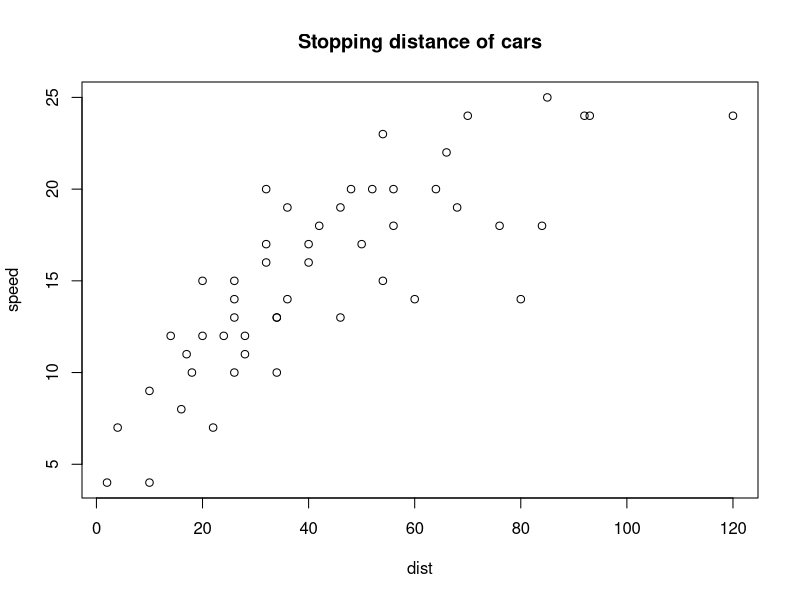
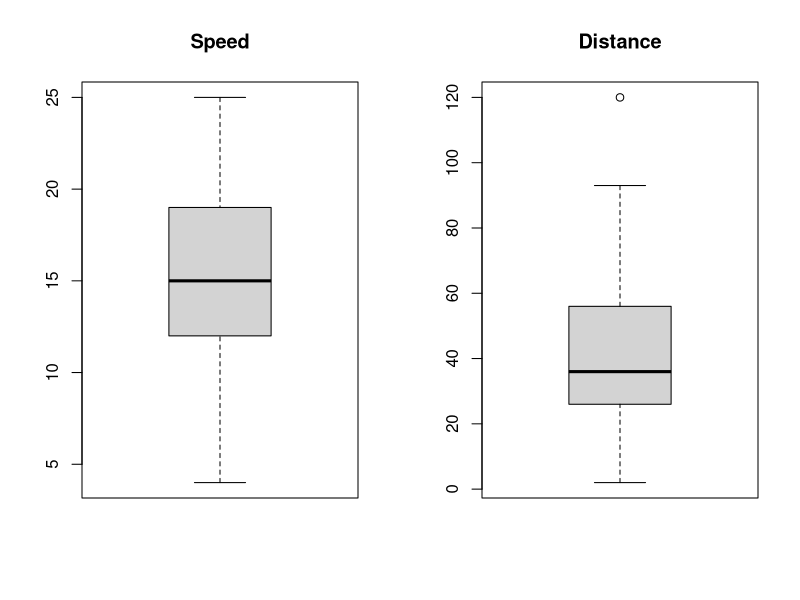
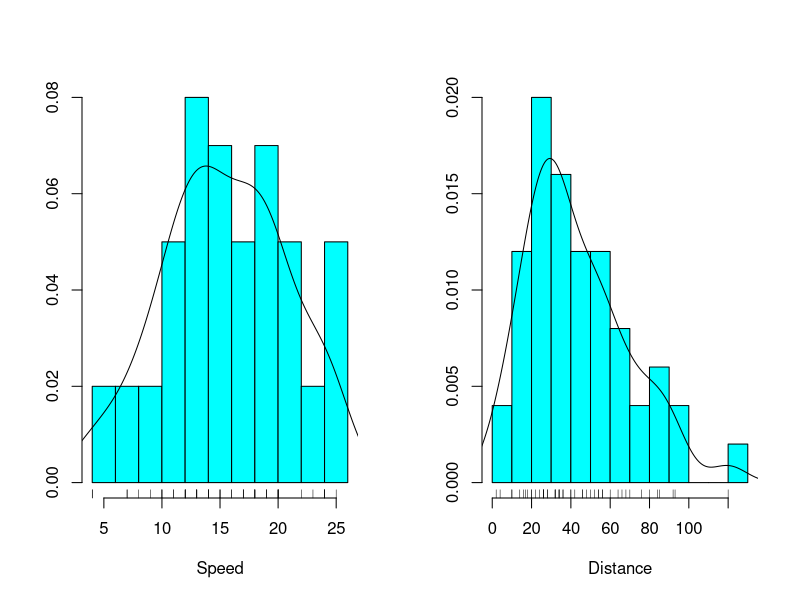
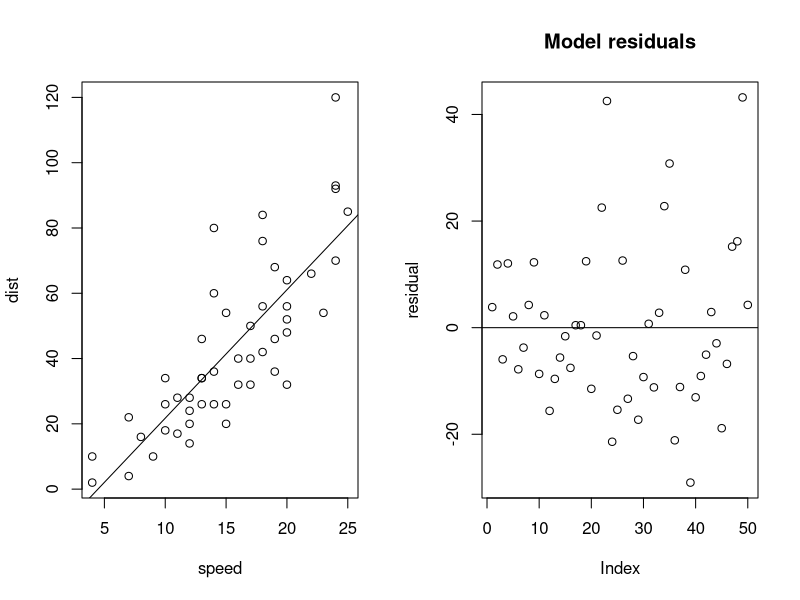
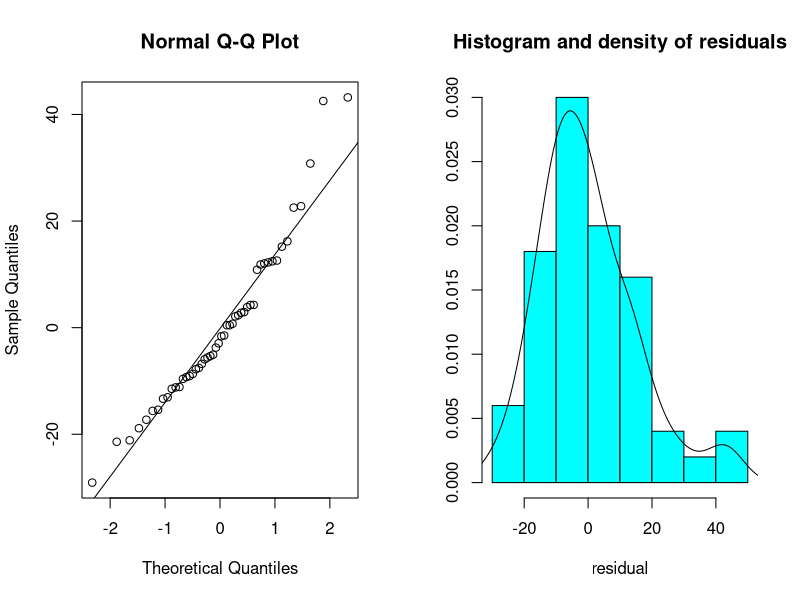

Reproduce these figures in R, in order.
## ---- chunk 1
with(cars, plot(dist, speed, main = "Stopping distance of cars"))
## ---- chunk 2
with(cars, cor(speed, dist))
## ---- chunk 3
par(mfrow = c(1, 2))
with(cars, boxplot(speed, main = "Speed"))
with(cars, boxplot(dist, main = "Distance"))
## ---- chunk 4
boxplot.stats(cars$dist)$out
## ---- chunk 5
cars[which(cars$dist %in% boxplot.stats(cars$dist)$out), ]
## ---- chunk 6
library(MASS)
truehist(cars$speed, nbins = 10, xlab = "Speed")
lines(density(cars$speed))
rug(cars$speed)
## ---- chunk 7
shapiro.test(cars$speed)
## ---- chunk 8
truehist(cars$dist, nbins = 10, xlab = "Distance")
lines(density(cars$dist))
rug(cars$dist)
## ---- chunk 9
shapiro.test(cars$dist)
## ---- chunk 10

m.1 <- lm(dist ~ speed, cars)
summary(m.1)
## ---- chunk 11
sum.x <- sum(cars$speed)
sum.y <- sum(cars$dist)
sum.x.sq <- sum(cars$speed^2)
sum.xy <- cars$speed %*% cars$dist
N <- nrow(cars)

den <- N * sum.x.sq - (sum.x)^2
num.1 <- N * sum.xy - sum.x * sum.y
num.0 <- sum.x.sq * sum.y - sum.x * sum.xy

beta.1 <- num.1/den
beta.0 <- num.0/den
cat(paste("Slope", round(beta.1, 4), "\n"))
cat(paste("Intercept", round(beta.0, 4), "\n"))
## ---- chunk 12
with(cars, plot(speed, dist))
abline(m.1)
## ---- chunk 13
plot(m.1$residuals, ylab = "residual", main = "Model residuals")
abline(h = 0)
## ---- chunk 14
residual.mean <- mean(m.1$residuals)

# Subtracting 2 because we fitted 2 parameters, slope and the intercept
residual.df <- length(m.1$residuals) - 2 
residual.se <- sqrt(sum(m.1$residuals^2)/residual.df)
## ---- chunk 15
qqnorm(m.1$residuals)
qqline(m.1$residuals)
## ---- chunk 16
library(MASS)
truehist(m.1$residuals, 
         xlab = "residual", 
         main = "Histogram and density of residuals", 
         nbins = 10)
lines(density(m.1$residuals))
## ---- chunk 17
shapiro.test(m.1$residuals)
## ---- chunk 18
x.bar <- mean(cars$speed)
ss.x <- sum((cars$speed - x.bar)^2)
N <- nrow(cars)

sigma.sq <- var(m.1$residuals) * (N-1)/(N-2)

se.beta.0 <- sqrt(sigma.sq * (1/N + x.bar^2/ss.x))
se.beta.1 <- sqrt(sigma.sq/ss.x)

cat(paste("Standard error of intercept:", round(se.beta.0, 4), "\n"))
cat(paste("Standard error of slope:", round(se.beta.1, 4), "\n"))
## ---- chunk 19
t.beta.0 <- (beta.0 - 0)/se.beta.0
t.beta.1 <- (beta.1 - 0)/se.beta.1

cat(paste("t-value of intercept:", round(t.beta.0, 4), "\n"))
cat(paste("t-value of slope:", round(t.beta.1, 4), "\n"))
## ---- chunk 20
SS <- sum((cars$dist - mean(cars$dist))^2)
ESS <- sum((fitted(m.1) - mean(cars$dist))^2)
RSS <- SS - ESS

cat(paste("SS =", SS, "\n"))
cat(paste("ESS =", ESS, "\n"))
cat(paste("RSS =", RSS, "\n"))
## ---- chunk 21
RSS.model <- sum(m.1$residuals^2)
## ---- chunk 22
explained.variance <- ESS/(2 - 1)
## ---- chunk 23
unexplained.variance <- RSS/(N - 2)
## ---- chunk 24
F.stat <- explained.variance/unexplained.variance
cat(paste("F statistic =", F.stat, "\n"))
## ---- chunk 25
p.val <- 1 - pf(F.stat, 1, 48)
cat(paste("p-value for the model =", p.val, "\n"))
